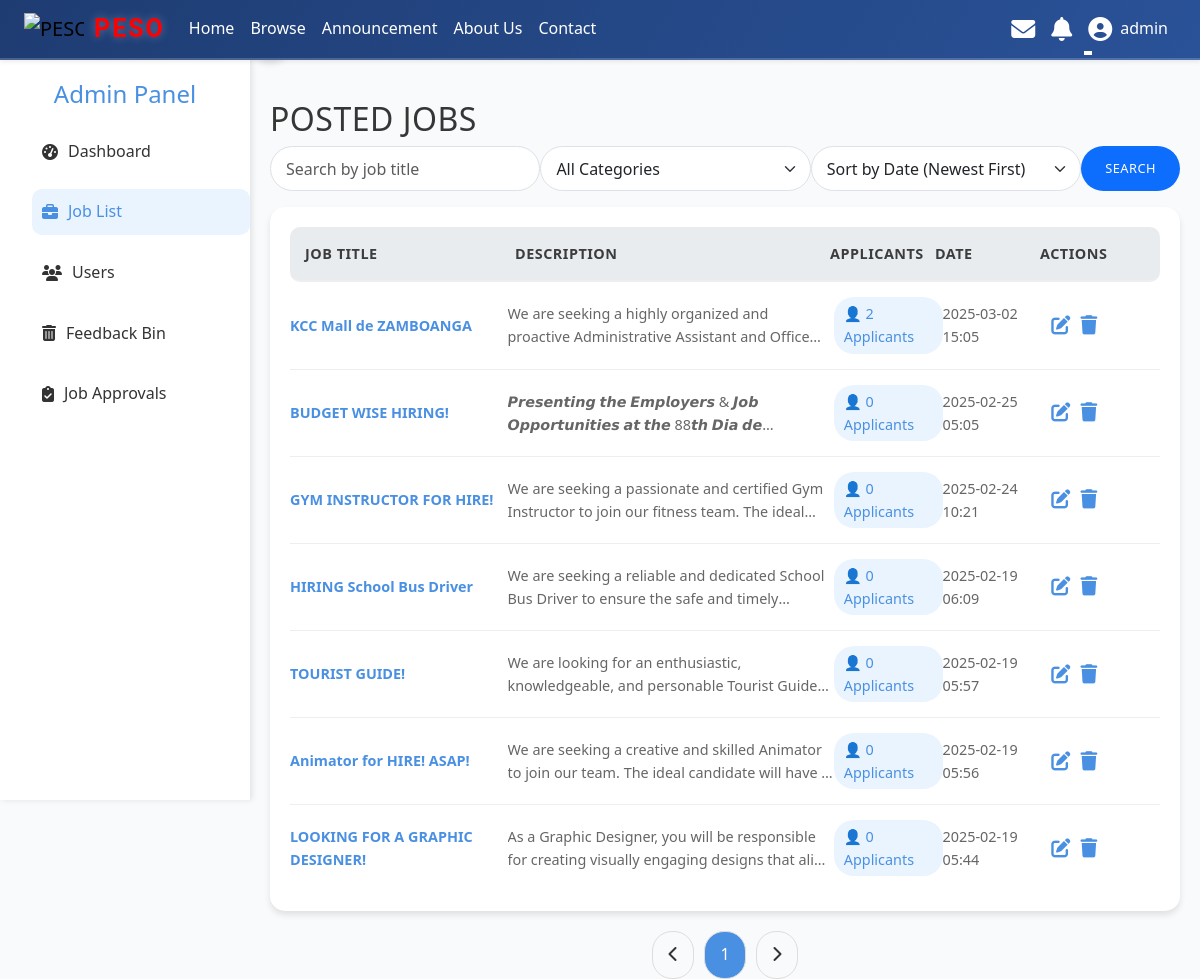
The page /admin/job_list.php (signed in) on the database as committed earlier.
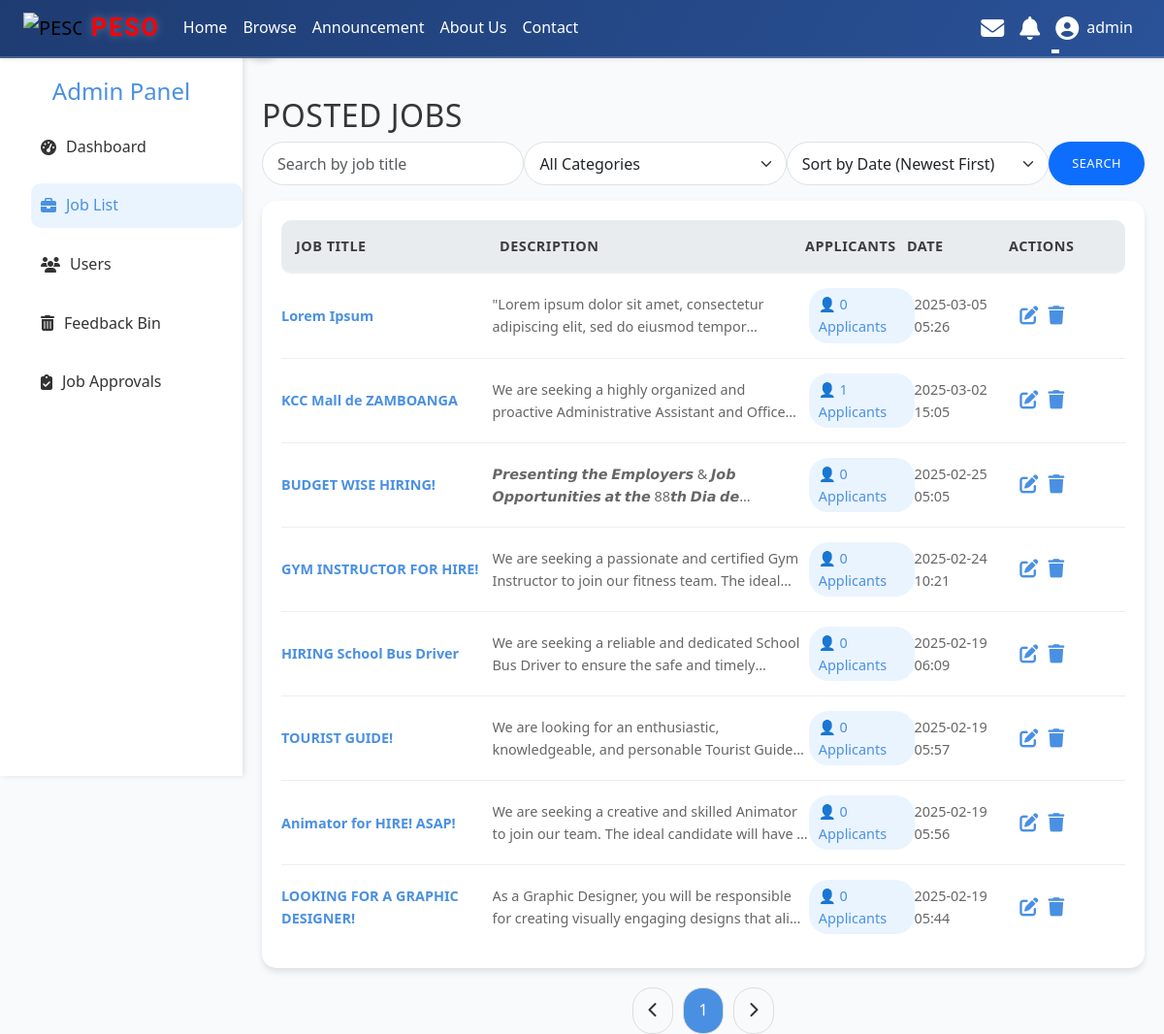
The same page on the database as committed later.
### tables this page shows
CREATE TABLE `jobs` (
  `id` int(11) NOT NULL,
  `title` varchar(255) NOT NULL,
  `description` text NOT NULL,
  `thumbnail` varchar(255) DEFAULT NULL,
  `photo` varchar(255) DEFAULT NULL,
  `created_at` timestamp NOT NULL DEFAULT current_timestamp(),
  `category_id` int(11) NOT NULL,
  `location` varchar(255) DEFAULT NULL,
  `specific_location` varchar(255) DEFAULT NULL,
  `responsibilities` text NOT NULL,
  `requirements` text NOT NULL,
  `preferred_qualifications` text DEFAULT NULL,
  `status` enum('pending','approved','rejected') DEFAULT 'pending',
  `employer_id` int(11) NOT NULL,
  `remarks` text DEFAULT NULL
);

### admin/job_list.php (the view, shortened to what the changed rows need)
<?php
include '../includes/header.php';
$limit = 15;
$page = isset($_GET['page']) ? (int)$_GET['page'] : 1;
$offset = ($page - 1) * $limit;
$search = isset($_GET['search']) ? $_GET['search'] : '';
$category_filter = isset($_GET['category_filter']) ? $_GET['category_filter'] : '';
$sort = isset($_GET['sort']) ? $_GET['sort'] : 'created_at_desc';
$sort_mapping = [
    'created_at_asc' => ['column' => 'created_at', 'order' => 'ASC'],
    'created_at_desc' => ['column' => 'created_at', 'order' => 'DESC'],
    'title_asc' => ['column' => 'title', 'order' => 'ASC'],
    'title_desc' => ['column' => 'title', 'order' => 'DESC'],
    'total_applicants_asc' => ['column' => 'total_applicants', 'order' => 'ASC'],
    'total_applicants_desc' => ['column' => 'total_applicants', 'order' => 'DESC'],
];
$sort_column = $sort_mapping[$sort]['column'];
$sort_order = $sort_mapping[$sort]['order'];
$query = "SELECT j.*, COUNT(a.id) AS total_applicants
          FROM jobs j
          LEFT JOIN applications a ON j.id = a.job_id
          WHERE j.title LIKE ?";
$query .= " GROUP BY j.id
            ORDER BY $sort_column $sort_order
            LIMIT ? OFFSET ?";
$stmt = $conn->prepare($query);
$search_param = "%" . $search . "%";
if ($category_filter) {
    $stmt->bind_param("siii", $search_param, $category_filter, $limit, $offset);
} else {
    $stmt->bind_param("sii", $search_param, $limit, $offset);
}
$stmt->execute();
$result = $stmt->get_result();
$count_query = "SELECT COUNT(*) AS total_jobs FROM jobs WHERE title LIKE ?";
$stmt = $conn->prepare($count_query);
if ($category_filter) {
    $stmt->bind_param("si", $search_param, $category_filter);
} else {
    $stmt->bind_param("s", $search_param);
}
$stmt->execute();
$count_result = $stmt->get_result();
$count_data = $count_result->fetch_assoc();
$total_jobs = $count_data['total_jobs'];
$total_pages = ceil($total_jobs / $limit);
?>
<!DOCTYPE html>
<html lang="en">
<head>
    <link href="https://cdnjs.cloudflare.com/ajax/libs/font-awesome/6.4.2/css/all.min.css" rel="stylesheet">
    <link rel="stylesheet" href="/JOB/assets/job_list.css">
</head>
<body>
<div class="sidebar" id="sidebar">
    <div>
        <h2>Admin Panel</h2>
    </div>
</div>
            <main>
   <div class="job-list">
        <?php while ($row = $result->fetch_assoc()): ?>
            <div class="job-item">
                <div class="title"><?= htmlspecialchars($row['title']) ?></div>
                <div class="description"><?= htmlspecialchars($row['description']) ?></div>
                <div class="applicants" onclick="location.href='view_applicants.php?job_id=<?= $row['id'] ?>'">
                    👤 <?= $row['total_applicants'] ?> Applicants
                </div>
                <div class="date"><?= htmlspecialchars(date('Y-m-d H:i', strtotime($row['created_at']))) ?></div>
                <div class="actions">
                <button onclick="location.href='edit_job.php?id=<?= $row['id'] ?>&source=job_list'"><i class="fas fa-edit"></i></button>
                    <button data-bs-toggle="modal" data-bs-target="#deleteJobModal" class="btn-delete" data-job-id="<?= $row['id'] ?>"><i class="fas fa-trash"></i></button>
                </div>
            </div>
        <?php endwhile; ?>
    </div>
    <div class="pagination">
        <button onclick="location.href='?page=<?= $page - 1 ?>&search=<?= $search ?>'" <?= $page <= 1 ? 'disabled' : '' ?>> <i class="fas fa-chevron-left"></i> </button>
        <?php for ($i = 1; $i <= $total_pages; $i++): ?>
            <button onclick="location.href='?page=<?= $i ?>&search=<?= $search ?>'" <?= $i === $page ? 'class="active"' : '' ?>><?= $i ?></button>
        <?php endfor; ?>
        <button onclick="location.href='?page=<?= $page + 1 ?>&search=<?= $search ?>'" <?= $page >= $total_pages ? 'disabled' : '' ?>> <i class="fas fa-chevron-right"></i> </button>
    </div>
</body>
</html>

Rows that differ between the two databases and show on the page:
added jobs: title "Lorem Ipsum", description "\"Lorem ipsum dolor sit amet, consectetur adipiscing elit, sed do eiusmod…", total_applicants "0", created_at "2025-03-05 05:26"
computed for jobs "KCC Mall de ZAMBOANGA": total_applicants "2" → "1"
